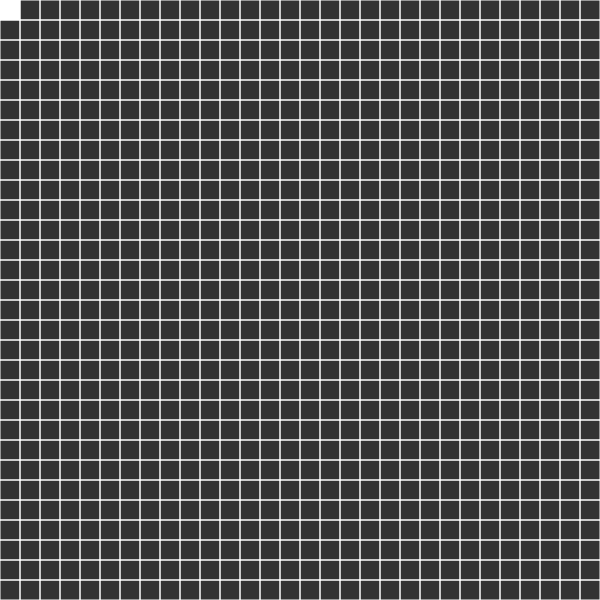
Frame 1 (no input)
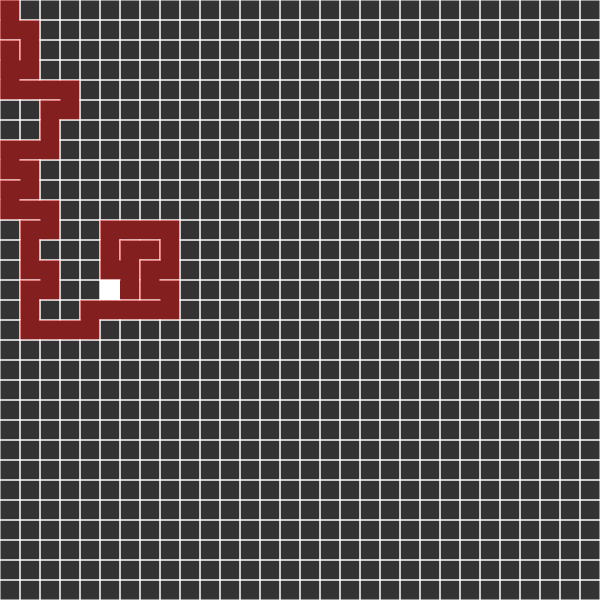
Frame 60 (no input)
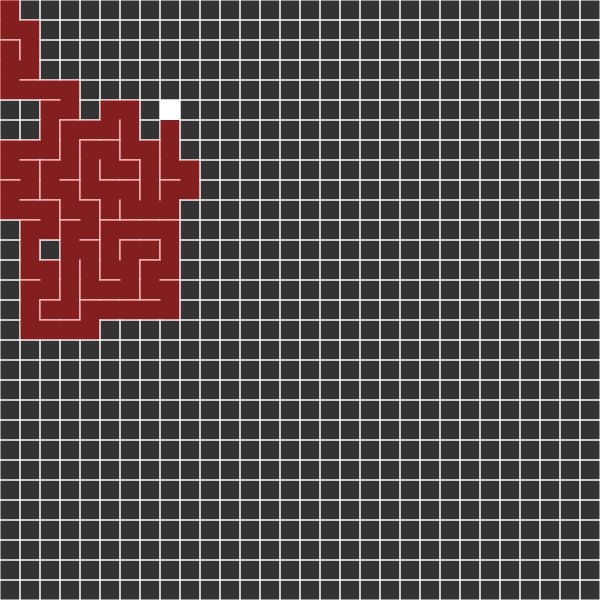
Frame 120 (the mouse pressed at the canvas centre since frame 60)

The p5.js sketch that drew these frames (run headless with seeded random() and noise() and a simulated clock; from frame 60 on, the mouse is pressed at the canvas centre):

// p5.js sketch
// ── sketch.js
var cols, rows; // rows and columns
var w = 20; //cell ratio to the width and height
var grid = [];
//1_D array to store the created cells
var current;
//to follow the current cell

var stack = [];
//stack maitained

/*
Algorithm: Depth First Search:

1. Choose the first cell as current and make it as visited
2. When there are unvisited cells
    1. if the current cell is having any neighbours
        1. select a random neighbour of the current cell and make it as visited
        2. push the current cell into stack
        3. remove the wall between the selected cell and the current cell
        4. make the selected cell as current
    2. else if there are no neighbours and the stack is not empty
        1. pop a cell from stack
        2. make that popped cell as the current cell
*/


function setup() {
  createCanvas(600, 600);

  frameRate(80);

  cols = floor(width / w);
  rows = floor(height / w);

  // frameRate(10);

  for (var j = 0; j < rows; ++j) {
    for (var i = 0; i < cols; ++i) {
      var cell = new Cell(i, j);
      grid.push(cell);
    }
  }
  
  current = grid[0];
  //making the first cell as the current cell initially
}

function draw() {
  background(51);

  for (var i = 0; i < grid.length; ++i) {
    grid[i].show();
  }
  current.visited = true; //making the first cell as visited
  current.highlight();
  //step 1
  var next = current.checkNeighbours();
  //checking the neighbours and selecting one of them

  if(next){
    //if there are neighbours to the current cell
    //step 2
    stack.push(current);
    //push the current cell into the stack
    next.visited = true;
    //making the selected cell as visited
    //step 3
    removeWalls(current, next);
    //removing the wall between the current cell and the selected cell
    //step 4
    current = next;  // making the selected cell as the current cell
  } else if(stack.length > 0){
    //if there are no neighbours and also stack is not empty
    current = stack.pop();
    //popping the top element from the stack and making it as current
  }
}

//index function to obtain the exact index in a 1D array simulating a 2D array
function index(i, j) {
  if (i < 0 || j < 0 || i > cols - 1 || j > rows - 1) {
    return -1;
  }
  return i + j * cols;
}

function Cell(i, j) {
  this.i = i;
  this.j = j;
  this.walls = [true, true, true, true];
  //for each wall to be noted
  this.visited = false;

  this.checkNeighbours = function () {
    var neighbours = [];

    var top    = grid[index(i    , j - 1)];
    var right  = grid[index(i + 1, j    )];
    var bottom = grid[index(i    , j + 1)];
    var left   = grid[index(i - 1, j    )];
    //getting all the four cells if they exist

    if(top && !top.visited){
      neighbours.push(top);
    }
    if(right && !right.visited){
      neighbours.push(right);
    }
    if(bottom && !bottom.visited){
      neighbours.push(bottom);
    }
    if(left && !left.visited){
      neighbours.push(left);
    }
    //if they exist and they are not visited they will be added into the neighbours list of the current cell

    if(neighbours.length > 0){
      //if the neighbours are there then we select a random neighbour and return that selected cell
      var r = floor(random(0, neighbours.length));
      return neighbours[r];
    } else {
      //there are no neighbours
      return undefined;
    }
  }

  this.highlight = function() {
    var x = this.i*w;
    var y = this.j*w;
    noStroke();
    fill(255, 255, 255, 500);
    rect(x, y, w, w);
  }

  this.show = function () {
    var x = this.i * w;
    var y = this.j * w;
    stroke(255);

    if (this.walls[0]) {
      line(x, y, x + w, y);
    }
    if (this.walls[1]) {
      line(x + w, y, x + w, y + w);
    }
    if (this.walls[2]) {
      line(x + w, y + w, x, y + w);
    }
    if (this.walls[3]) {
      line(x, y + w, x, y);
    }
    //if the wall exists then we show it

    if(this.visited){
      noStroke();
      fill(255, 0, 0, 100);
      rect(x, y, w, w);
    }
    //if the cell is visited, we denoting it with different color
  }
}


function removeWalls(a, b) {
  let x = a.i - b.i;
  if (x === 1) {
    a.walls[3] = false;
    b.walls[1] = false;
  } else if (x === -1) {
    a.walls[1] = false;
    b.walls[3] = false;
  }
  let y = a.j - b.j;
  if (y === 1) {
    a.walls[0] = false;
    b.walls[2] = false;
  } else if (y === -1) {
    a.walls[2] = false;
    b.walls[0] = false;
  }
}
